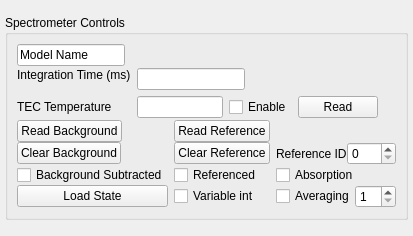
<?xml version="1.0" encoding="UTF-8"?>
<ui version="4.0">
 <class>spectrometer_controls</class>
 <widget class="QWidget" name="spectrometer_controls">
  <property name="geometry">
   <rect>
    <x>0</x>
    <y>0</y>
    <width>373</width>
    <height>236</height>
   </rect>
  </property>
  <property name="sizePolicy">
   <sizepolicy hsizetype="Preferred" vsizetype="Preferred">
    <horstretch>0</horstretch>
    <verstretch>0</verstretch>
   </sizepolicy>
  </property>
  <property name="windowTitle">
   <string>Form</string>
  </property>
  <layout class="QVBoxLayout" name="layout">
   <property name="leftMargin">
    <number>5</number>
   </property>
   <property name="topMargin">
    <number>5</number>
   </property>
   <property name="rightMargin">
    <number>5</number>
   </property>
   <property name="bottomMargin">
    <number>5</number>
   </property>
   <item>
    <widget class="QGroupBox" name="control_group">
     <property name="sizePolicy">
      <sizepolicy hsizetype="Preferred" vsizetype="Fixed">
       <horstretch>0</horstretch>
       <verstretch>0</verstretch>
      </sizepolicy>
     </property>
     <property name="title">
      <string>Spectrometer Controls</string>
     </property>
     <layout class="QVBoxLayout" name="control_layout">
      <property name="spacing">
       <number>2</number>
      </property>
      <item>
       <layout class="QHBoxLayout" name="information">
        <item>
         <widget class="QLineEdit" name="id_string">
          <property name="sizePolicy">
           <sizepolicy hsizetype="Preferred" vsizetype="Preferred">
            <horstretch>0</horstretch>
            <verstretch>0</verstretch>
           </sizepolicy>
          </property>
          <property name="text">
           <string>Model Name</string>
          </property>
          <property name="readOnly">
           <bool>true</bool>
          </property>
         </widget>
        </item>
        <item>
         <spacer name="horizontalSpacer">
          <property name="orientation">
           <enum>Qt::Horizontal</enum>
          </property>
          <property name="sizeHint" stdset="0">
           <size>
            <width>40</width>
            <height>20</height>
           </size>
          </property>
         </spacer>
        </item>
       </layout>
      </item>
      <item>
       <layout class="QHBoxLayout" name="horizontalLayout_2">
        <item>
         <layout class="QFormLayout" name="parameters_layout">
          <property name="fieldGrowthPolicy">
           <enum>QFormLayout::FieldsStayAtSizeHint</enum>
          </property>
          <property name="horizontalSpacing">
           <number>6</number>
          </property>
          <property name="verticalSpacing">
           <number>6</number>
          </property>
          <item row="0" column="0">
           <widget class="QLabel" name="integration_time_label">
            <property name="sizePolicy">
             <sizepolicy hsizetype="Fixed" vsizetype="Fixed">
              <horstretch>0</horstretch>
              <verstretch>0</verstretch>
             </sizepolicy>
            </property>
            <property name="text">
             <string>Integration Time (ms)</string>
            </property>
           </widget>
          </item>
          <item row="0" column="1">
           <widget class="QLineEdit" name="integration_time">
            <property name="sizePolicy">
             <sizepolicy hsizetype="Fixed" vsizetype="Fixed">
              <horstretch>0</horstretch>
              <verstretch>0</verstretch>
             </sizepolicy>
            </property>
           </widget>
          </item>
          <item row="1" column="0">
           <widget class="QLabel" name="tec_temperature_label">
            <property name="text">
             <string>TEC Temperature</string>
            </property>
           </widget>
          </item>
          <item row="1" column="1">
           <layout class="QHBoxLayout" name="tec_layout">
            <property name="leftMargin">
             <number>0</number>
            </property>
            <item>
             <widget class="QLineEdit" name="tec_temperature">
              <property name="minimumSize">
               <size>
                <width>40</width>
                <height>0</height>
               </size>
              </property>
             </widget>
            </item>
            <item>
             <widget class="QCheckBox" name="enable_tec">
              <property name="text">
               <string>Enable</string>
              </property>
             </widget>
            </item>
            <item>
             <widget class="QPushButton" name="read_tec">
              <property name="sizePolicy">
               <sizepolicy hsizetype="Fixed" vsizetype="Fixed">
                <horstretch>0</horstretch>
                <verstretch>0</verstretch>
               </sizepolicy>
              </property>
              <property name="text">
               <string>Read</string>
              </property>
             </widget>
            </item>
           </layout>
          </item>
         </layout>
        </item>
        <item>
         <spacer name="horizontalSpacer_2">
          <property name="orientation">
           <enum>Qt::Horizontal</enum>
          </property>
          <property name="sizeHint" stdset="0">
           <size>
            <width>40</width>
            <height>20</height>
           </size>
          </property>
         </spacer>
        </item>
       </layout>
      </item>
      <item>
       <layout class="QGridLayout" name="referencing">
        <property name="horizontalSpacing">
         <number>6</number>
        </property>
        <property name="verticalSpacing">
         <number>0</number>
        </property>
        <item row="1" column="0">
         <widget class="QPushButton" name="clear_background_button">
          <property name="sizePolicy">
           <sizepolicy hsizetype="Fixed" vsizetype="Fixed">
            <horstretch>0</horstretch>
            <verstretch>0</verstretch>
           </sizepolicy>
          </property>
          <property name="text">
           <string>Clear Background</string>
          </property>
         </widget>
        </item>
        <item row="1" column="1">
         <widget class="QPushButton" name="clear_reference_button">
          <property name="sizePolicy">
           <sizepolicy hsizetype="Fixed" vsizetype="Fixed">
            <horstretch>0</horstretch>
            <verstretch>0</verstretch>
           </sizepolicy>
          </property>
          <property name="text">
           <string>Clear Reference</string>
          </property>
         </widget>
        </item>
        <item row="0" column="0">
         <widget class="QPushButton" name="read_background_button">
          <property name="sizePolicy">
           <sizepolicy hsizetype="Fixed" vsizetype="Fixed">
            <horstretch>0</horstretch>
            <verstretch>0</verstretch>
           </sizepolicy>
          </property>
          <property name="text">
           <string>Read Background</string>
          </property>
         </widget>
        </item>
        <item row="0" column="1">
         <widget class="QPushButton" name="read_reference_button">
          <property name="sizePolicy">
           <sizepolicy hsizetype="Fixed" vsizetype="Fixed">
            <horstretch>0</horstretch>
            <verstretch>0</verstretch>
           </sizepolicy>
          </property>
          <property name="text">
           <string>Read Reference</string>
          </property>
         </widget>
        </item>
        <item row="2" column="0">
         <widget class="QCheckBox" name="background_subtracted">
          <property name="sizePolicy">
           <sizepolicy hsizetype="Fixed" vsizetype="Fixed">
            <horstretch>0</horstretch>
            <verstretch>0</verstretch>
           </sizepolicy>
          </property>
          <property name="text">
           <string>Background Subtracted</string>
          </property>
         </widget>
        </item>
        <item row="3" column="1">
         <widget class="QCheckBox" name="Variable_int">
          <property name="text">
           <string>Variable int</string>
          </property>
         </widget>
        </item>
        <item row="0" column="2">
         <spacer name="horizontalSpacer_4">
          <property name="orientation">
           <enum>Qt::Horizontal</enum>
          </property>
          <property name="sizeHint" stdset="0">
           <size>
            <width>40</width>
            <height>20</height>
           </size>
          </property>
         </spacer>
        </item>
        <item row="2" column="1">
         <widget class="QCheckBox" name="referenced">
          <property name="sizePolicy">
           <sizepolicy hsizetype="Fixed" vsizetype="Fixed">
            <horstretch>0</horstretch>
            <verstretch>0</verstretch>
           </sizepolicy>
          </property>
          <property name="text">
           <string>Referenced</string>
          </property>
         </widget>
        </item>
        <item row="3" column="0">
         <widget class="QPushButton" name="load_state_button">
          <property name="text">
           <string>Load State</string>
          </property>
         </widget>
        </item>
        <item row="3" column="2">
         <layout class="QHBoxLayout" name="averaging_horizontalLayout">
          <item>
           <widget class="QCheckBox" name="average_checkBox">
            <property name="text">
             <string>Averaging</string>
            </property>
           </widget>
          </item>
          <item>
           <widget class="QSpinBox" name="Average_spinBox">
            <property name="minimum">
             <number>1</number>
            </property>
           </widget>
          </item>
         </layout>
        </item>
        <item row="2" column="2">
         <widget class="QCheckBox" name="Absorption_checkBox">
          <property name="text">
           <string>Absorption</string>
          </property>
         </widget>
        </item>
        <item row="1" column="2">
         <layout class="QHBoxLayout" name="horizontalLayout">
          <item>
           <widget class="QLabel" name="label">
            <property name="text">
             <string>Reference ID</string>
            </property>
           </widget>
          </item>
          <item>
           <widget class="QSpinBox" name="referenceID_spinBox"/>
          </item>
         </layout>
        </item>
       </layout>
      </item>
     </layout>
     <zorder></zorder>
     <zorder></zorder>
     <zorder></zorder>
    </widget>
   </item>
  </layout>
 </widget>
 <resources/>
 <connections/>
</ui>
